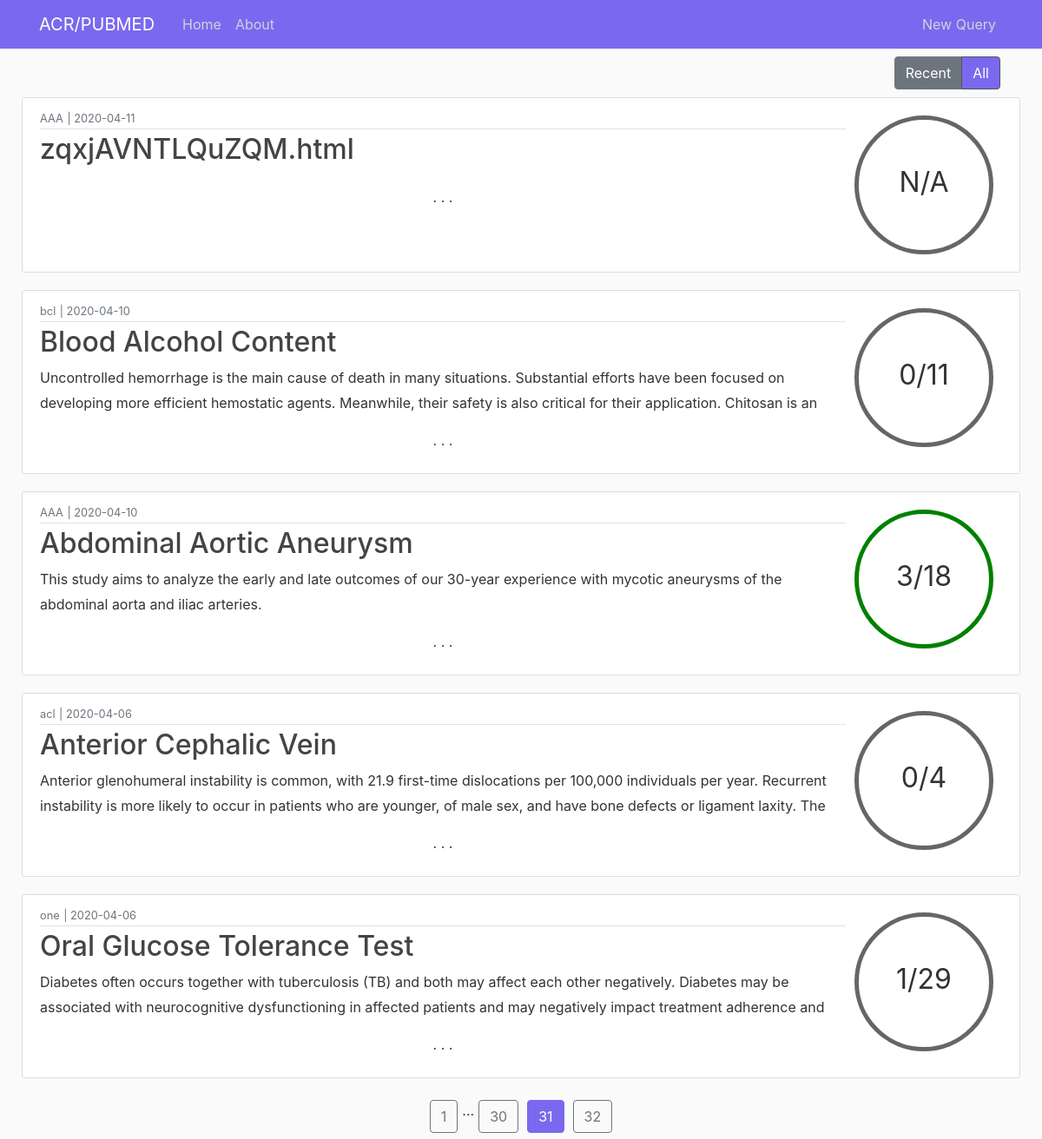
Screenshot of /home/all?page=31 with the database file from the repository.
### flaskblog/models.py (models this page shows, shortened)
class QueryT(db.Model):
    id = db.Column(db.Integer, primary_key=True)
    term = db.Column(db.String(100), nullable=False)
    origterm = db.Column(db.String(100), nullable=False)
    date_posted = db.Column(db.DateTime, nullable=False, default=datetime.utcnow)
    content = db.Column(db.Text, nullable=False)
    percentmatch = db.Column(db.String(3), nullable=False)
    origtermpresent = db.Column(db.Boolean, nullable=False)
    acrmatches = db.Column(db.Text)
    lfmatches = db.Column(db.Text)
    user_id = db.Column(db.String(50), nullable=False)

### flaskblog/main/routes.py (the view)
@main.route("/home/all")
def home_all():
    page = request.args.get('page', 1, type=int)
    queriest = QueryT.query.order_by(QueryT.date_posted.desc()).paginate(page=page, per_page=5)
    return render_template('home.html', queriest=queriest, active1="", active2="active")

### flaskblog/templates/home.html (shortened to what this page needs)
{% extends "layout.html" %}
{% block content %}
    <div class="container-fluid">
        <main role="main">
          <div class="row">
            <div class="d-flex flex-row-reverse col-md-12">
                <div id="toggler" class="btn-group btn-group-toggle p-2">
                    <label class="btn btn-secondary {{ active1 }}" onclick="location.href='{{ url_for('main.home') }}';">
                        <input type="radio" name="options" id="option1" autocomplete="off"> Recent
                    </label>
                    <label class="btn btn-secondary {{ active2 }}" onclick="location.href='{{ url_for('main.home_all') }}';">
                        <input type="radio" name="options" id="option2" autocomplete="off"> All
                    </label>
                </div>
            </div>
            <div id="mess" class="col-md-12">
            </div>
            {% for queryt in queriest.items %}
                <article class="media content-section col-md-12">
                    <div class="media-body">
                        <div class="article-metadata">
                            <small class="text-muted">{{ queryt.origterm }}</small>
                            <small class="text-muted"> | </small>
                            <small class="text-muted">{{ queryt.date_posted.strftime('%Y-%m-%d') }}</small>
                        </div>
                        <h2><a class="article-title" href="{{ url_for('queries.queryt', queryt_id=queryt.id) }}">{{ queryt.term }}</a></h2>
                        <p class="article-home">{{ queryt.content }}</p>
                        <p class="cont-dash">. . .</p>
                    </div>
                    <div class="d-none d-sm-block">
                        {% if queryt.origtermpresent %}
                            <div class = "align-self-center circleg"><p></p>{{  queryt.percentmatch }}</div>
                        {% else %}
                            <div class = "align-self-center circle"><p></p>{{  queryt.percentmatch }}</div>
                        {% endif %}
                    </div>
                </article>
            {% endfor %}
          </div>
        </main>
    </div>
{% endblock content %}
{% block footer %}
<div id="foot" class="d-flex justify-content-center col-md-12">
    {% for page_num in queriest.iter_pages(left_edge=1, right_edge=1, left_current=1, right_current=2) %}
        {% if page_num %}
            {% if queriest.page == page_num %}
                {% if active2 %}
                    <a id = "current" class="btn btn-info mb-4" href="{{ url_for('main.home_all', page=page_num) }}">{{ page_num }}</a>
                {% else %}
                    <a id = "current" class="btn btn-info mb-4" href="{{ url_for('main.home', page=page_num) }}">{{ page_num }}</a>
                {% endif %}
            {% else %}
                {% if active2 %}
                    <a class="btn btn-outline-info mb-4" href="{{ url_for('main.home_all', page=page_num) }}">{{ page_num }}</a>
                {% else %}
                    <a class="btn btn-outline-info mb-4" href="{{ url_for('main.home', page=page_num) }}">{{ page_num }}</a>
                {% endif %}
            {% endif %}
        {% else %}
            ...
        {% endif %}
    {% endfor %}
</div>
{% endblock %}

### flaskblog/static/main.css (style rules this page uses)
body { background: #fafafa; color: #333333; margin-top: 4rem; }
h1, h2, h3, h4, h5, h6 { color: #444444; }
.btn.btn-secondary.active { background-color:#7b68ee !important; }
.content-section { vertical-align: central; background: #ffffff; padding: 10px 20px; border: 1px solid #dddddd; border-radius: 3px; margin-bottom: 20px; }
.circle { width: 5em; height: 5em; line-height: 3.5em; border-radius: 50%; text-align: center; font-size: 32px; border: 5px solid #666; margin: 10px; }
.btn-outline-info { border-color:#6c757d; color:#6c757d; margin-right: 5px; margin-left:5px; }
.btn-info { background-color: mediumslateblue; border-color:mediumslateblue; margin-right: 5px; margin-left:5px; }
.container-fluid { padding: 0px 40px; vertical-align: central; position: absolute; top: 3.5em; bottom: 50px; right: 0; left: 0; overflow-y: auto; }
#foot { margin-top: 5px !important; }
.row { margin-top:1px; }
.circleg { width: 5em; height: 5em; line-height: 3.5em; border-radius: 50%; text-align: center; font-size: 32px; border: 5px solid green; margin: 10px; }
.article-title { color: #444444; }
.article-home { white-space: pre-line; overflow: hidden; text-overflow: ellipsis; max-height: 3.6em; line-height: 1.8em; }
.cont-dash { text-align: center; }
.article-metadata { padding-bottom: 1px; margin-bottom: 4px; border-bottom: 1px solid #e3e3e3; }

### rows the page displays
QueryT: origterm "AAA", date_posted "2020-04-11", term "zqxjAVNTLQuZQM.html", percentmatch "N/A"
QueryT: origterm "bcl", date_posted "2020-04-10", term "Blood Alcohol Content", content "Uncontrolled hemorrhage is the main cause of death in many situations. Substantial efforts have been focused on developing more efficient hemostatic agents. Meanwhile, their safety is also critical for their application. Chitosan is an…", percentmatch "0/11"
QueryT: origterm "AAA", date_posted "2020-04-10", term "Abdominal Aortic Aneurysm", content "This study aims to analyze the early and late outcomes of our 30-year experience with mycotic aneurysms of the abdominal aorta and iliac arteries.…", percentmatch "3/18"
QueryT: origterm "acl", date_posted "2020-04-06", term "Anterior Cephalic Vein", content "Anterior glenohumeral instability is common, with 21.9 first-time dislocations per 100,000 individuals per year. Recurrent instability is more likely to occur in patients who are younger, of male sex, and have bone defects or ligament laxity. The…", percentmatch "0/4"
QueryT: origterm "one", date_posted "2020-04-06", term "Oral Glucose Tolerance Test", content "Diabetes often occurs together with tuberculosis (TB) and both may affect each other negatively. Diabetes may be associated with neurocognitive dysfunctioning in affected patients and may negatively impact treatment adherence and…", percentmatch "1/29"

### other values shown
{{ page_num }} "1" "30" "32"
{{ page_num }} "31"
